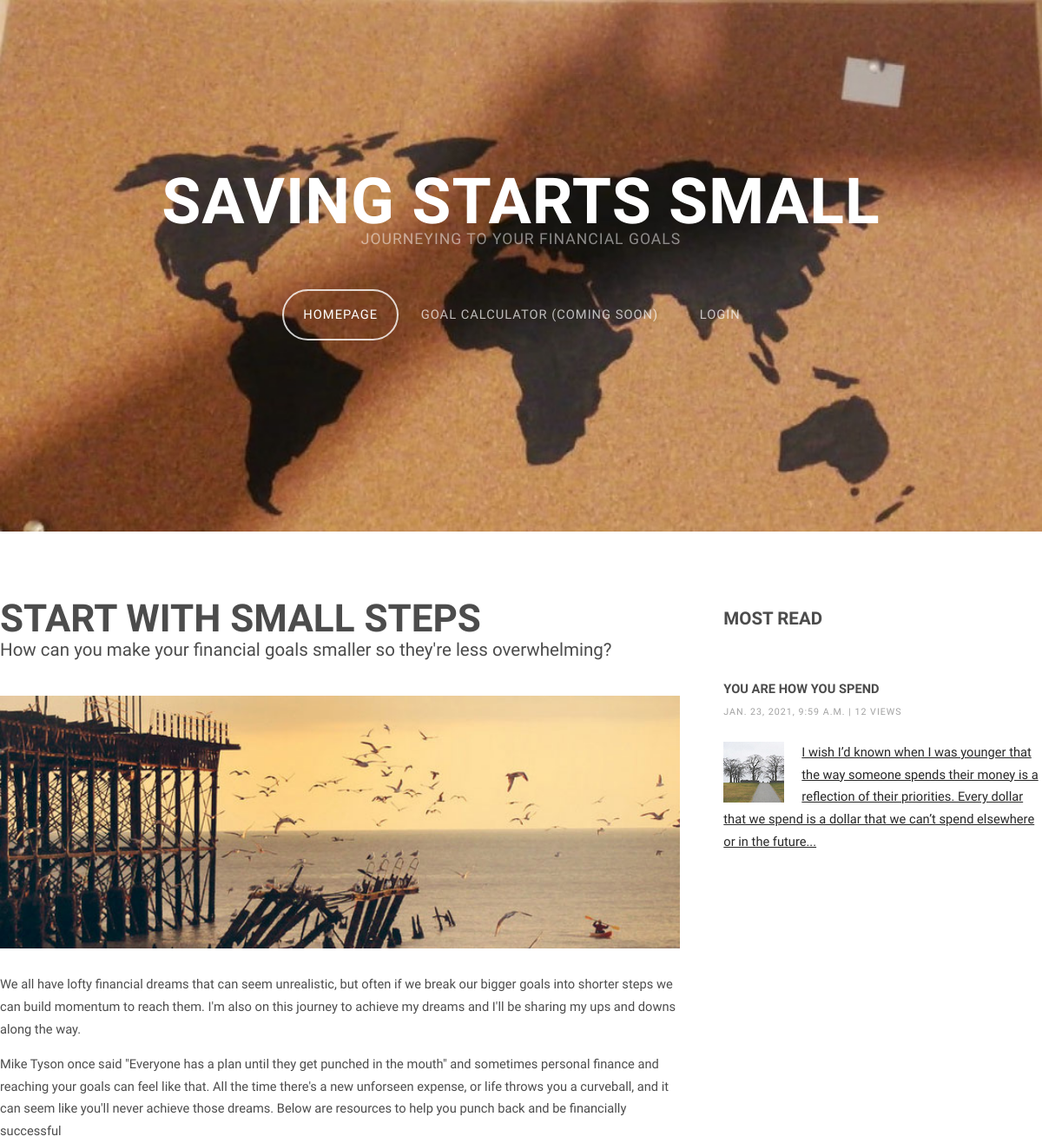
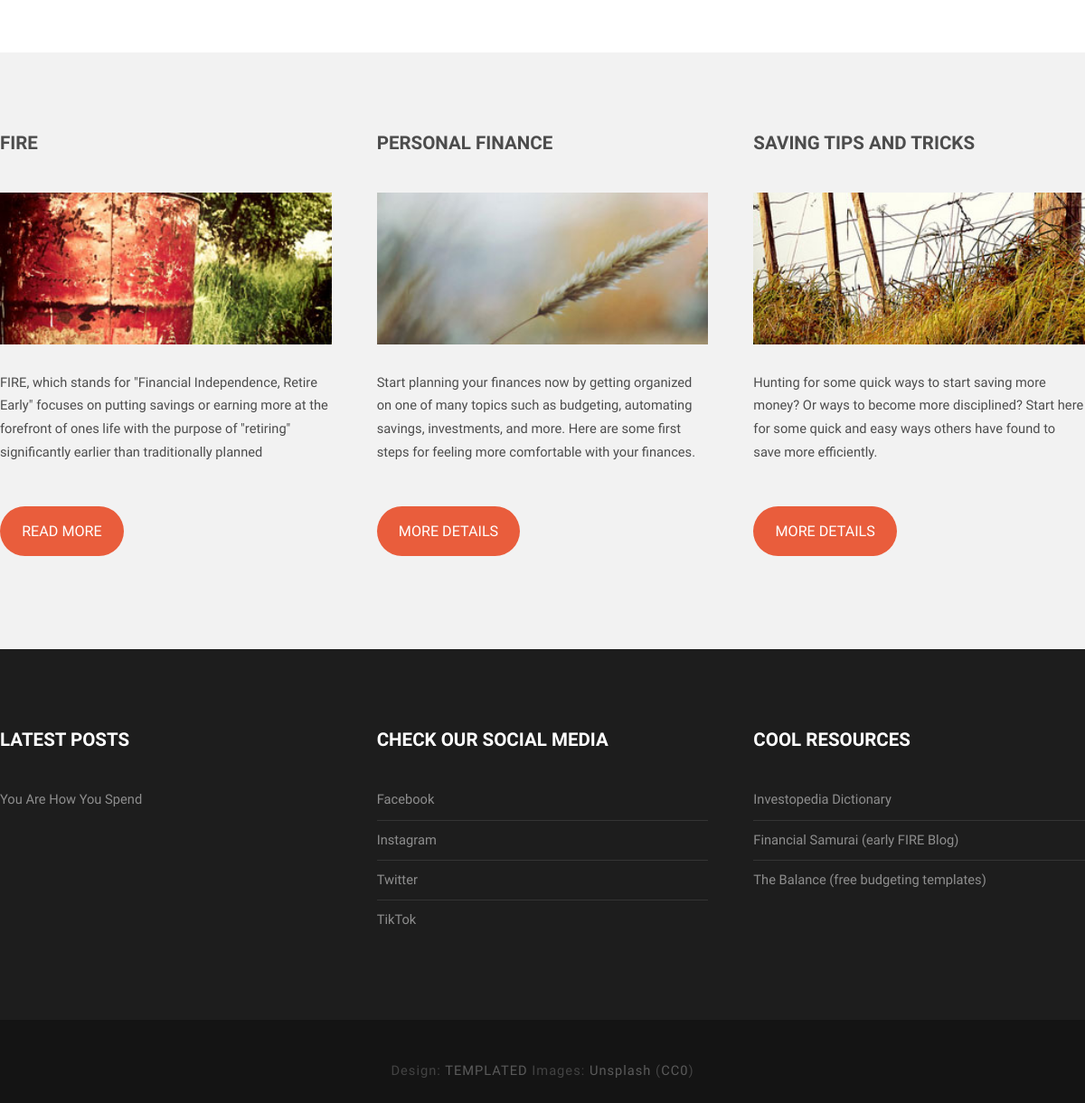
The page / on the database its author committed (2 pictures, top to bottom).
### lists/models.py (models this page shows, shortened)
class Post(models.Model):
    title = models.CharField(max_length=200)
    body = models.TextField()
    description = models.TextField()
    date = models.DateTimeField(default=datetime.now)
    authorID = models.ForeignKey(User, on_delete=models.CASCADE)
    category = models.ForeignKey(Category, default='', on_delete=models.CASCADE)
    tags = models.ManyToManyField(Tag)
    post_slug = models.SlugField(max_length=100, unique=True, default=uuid.uuid1)
    imageURL = models.URLField(max_length = 200, default='')
    blog_views=models.IntegerField(default=0)

### lists/views.py (the view)
# urls.py: path("", views.index, name ="index"),
def index(request):
    most_read_posts = Post.objects.order_by('blog_views')[:3]
    latest_posts = Post.objects.order_by('date')[:5]
    return render(request, "lists/index2.html", {
        "most_read_posts": most_read_posts,
        "latest_posts": latest_posts,
        })

### lists/templates/lists/index2.html (shortened to what this page needs)
{% load static %}
<!DOCTYPE HTML>
<html>
	<head>
		<link rel="stylesheet" href="{% static 'lists/lists/css/skel-noscript.css' %}" />
		<link rel="stylesheet" href="{% static 'lists/lists/css/style.css' %}" />
		<link rel="stylesheet" href="{% static 'lists/lists/css/style-desktop.css' %}" />
	</head>
	<body class="homepage">
		<div id="header">
			<div class="container">
				<div id="logo">
					<h1><a href="#"> Saving Starts Small </a></h1>
					<span>Journeying to Your Financial Goals</span>
				</div>
				<nav id="nav">
					<ul>
						<li class="active"><a href="{% url 'index' %}">Homepage</a></li>
						{% if user.is_authenticated %}
						<li><a href="#">My Goal Calculator (coming soon) </a></li>
						<li><a href="{% url 'logout' %}">Logout</a></li>
						{% else %}
						<li><a href="#">Goal Calculator (coming soon)</a></li>
						<li><a href="{% url 'login' %}">login</a></li>
						{% endif %}
					</ul>
				</nav>
			</div>
		</div>
		<div id="main">
			<div class="container">
				<div class="row">
					<div id="content" class="8u skel-cell-important">
						<section>
							<header>
								<h2>Start with Small Steps</h2>
								<span class="byline">How can you make your financial goals smaller so they're less overwhelming?</span>
							</header>
							<a href="#" class="image full"><img src="{% static 'lists/lists/images/pic07.jpg' %}" alt="" /></a>
							<p>We all have lofty financial dreams that can seem unrealistic, but often if we break our bigger goals into shorter steps we can build momentum to reach them.  I'm also on this journey to achieve my dreams and I'll be sharing my ups and downs along the way.</p>
							<p>Mike Tyson once said "Everyone has a plan until they get punched in the mouth" and sometimes personal finance and reaching your goals can feel like that.  All the time there's a new unforseen expense, or life throws you a curveball, and it can seem like you'll never achieve those dreams.  Below are resources to help you punch back and be financially successful</p>
						</section>
					</div>
					<div id="sidebar" class="4u">
						<section>
							<header>
								<h2>Most Read</h2>
							</header>
							<ul class="style">
								{% for i in most_read_posts %}
								<li>
									<h6>{{i.title}}</h6>
									<p class="posted">{{i.date}} |  {{i.blog_views}} views</p>
									<img src="{% static 'lists/lists/images/pic04.jpg' %}" alt="" />
									<a href="{% url 'post' post_slug=i.post_slug %}"><p class="text">{{i.description}}</p></a>
								</li>
								{% endfor %}
							</ul>
						</section>
					</div>
				</div>
			</div>
		</div>
		<div id="featured">
			<div class="container">
				<div class="row">
					<div class="4u">
						<h2>FIRE</h2>
						<a href="#" class="image full"><img src="{% static 'lists/lists/images/pic01.jpg' %}" alt="" /></a>
						<p>FIRE, which stands for "Financial Independence, Retire Early" focuses on putting savings or earning more at the forefront of ones life with the purpose of "retiring" significantly earlier than traditionally planned</p>
						<p><a href="{% url 'category' 'FIRE' %}" class="button">Read More</a></p>
					</div>
					<div class="4u">
						<h2>Personal Finance</h2>
						<a href="#" class="image full"><img src="{% static 'lists/lists/images/pic02.jpg' %}" alt="" /></a>
						<p>Start planning your finances now by getting organized on one of many topics such as budgeting, automating savings, investments, and more.  Here are some first steps for feeling more comfortable with your finances.</p>
						<p><a href="{% url 'category' 'FinancialPlanning' %}" class="button">More Details</a></p>
					</div>
					<div class="4u">
						<h2>Saving Tips and Tricks</h2>
						<a href="#" class="image full"><img src="{% static 'lists/lists/images/pic03.jpg' %}" alt="" /></a>
						<p>Hunting for some quick ways to start saving more money? Or ways to become more disciplined?  Start here for some quick and easy ways others have found to save more efficiently.</p>
						<p><a href="{% url 'category' 'SavingAndSpending' %}" class="button">More Details</a></p>
					</div>
				</div>
			</div>
		</div>
		<div id="footer">
			<div class="container">
				<div class="row">
					<div class="4u">
						<section>
							<h2>Latest Posts</h2>
							<ul class="default">
								{% for i in latest_posts %}
								<li><a href="{% url 'post' post_slug=i.post_slug %}">{{i.title}}</a></li>
								{% endfor %}
							</ul>
						</section>
					</div>
					<div class="4u">
						<section>
							<h2>Check our Social Media</h2>
							<ul class="default">
								<li><a href="#">Facebook</a></li>
								<li><a href="#">Instagram</a></li>
								<li><a href="#">Twitter</a></li>
								<li><a href="#">TikTok</a></li>
							</ul>
						</section>
					</div>
					<div class="4u">
						<section>
							<h2>Cool Resources</h2>
							<ul class="default">
								<li><a href="https://www.investopedia.com/financial-term-dictionary-4769738">Investopedia Dictionary</a></li>
								<li><a href="https://www.financialsamurai.com/about/">Financial Samurai (early FIRE Blog)</a></li>
								<li><a href="https://www.thebalance.com/free-budget-spreadsheet-sources-1294285">The Balance (free budgeting templates)</a></li>
							</ul>
						</section>
					</div>
				</div>
			</div>
		</div>
		<div id="copyright">
			<div class="container">
				Design: <a href="http://templated.co">TEMPLATED</a> Images: <a href="http://unsplash.com">Unsplash</a> (<a href="http://unsplash.com/cc0">CC0</a>)
			</div>
		</div>
	</body>
</html>

### lists/static/lists/lists/css/skel-noscript.css (style rules this page uses)
html,body,div,span,applet,object,iframe,h1,h2,h3,h4,h5,h6,p,blockquote,pre,a,abbr,acronym,address,big,cite,code,del,dfn,em,img,ins,kbd,q,s,samp,small,strike,strong,sub,sup,tt,var,b,u,i,center,dl,dt,dd,ol,ul,li,fieldset,form,label,legend,table,caption,tbody,tfoot,thead,tr,th,td,article,aside,canvas,details,embed,figure,figcaption,footer,header,hgroup,menu,nav,output,ruby,section,summary,time,mark,audio,video { margin:0;padding:0;border:0;font-size:100%;font:inherit;vertical-align:baseline; }
article,aside,details,figcaption,figure,footer,header,hgroup,menu,nav,section { display:block; }
body { line-height:1; }
ol,ul { list-style:none; }
body { -webkit-text-size-adjust:none }
*, *:before, *:after { -moz-box-sizing: border-box; -webkit-box-sizing: border-box; -o-box-sizing: border-box; -ms-box-sizing: border-box; box-sizing: border-box; }
body { min-width: 1200px; }
.container { width: 1200px; margin-left: auto; margin-right: auto; }
.\38 u { width: 66.6666666667% }
.\34 u { width: 33.3333333333% }
.row > * { padding: 50px 0 0 50px; float: left; -moz-box-sizing: border-box; -webkit-box-sizing: border-box; -o-box-sizing: border-box; -ms-box-sizing: border-box; box-sizing: border-box; }
.row { margin-left: -50px; }
.row:after { content: ''; display: block; clear: both; height: 0; }
.row:first-child > * { padding-top: 0; }
.row > * { padding-top: 0; }

### lists/static/lists/lists/css/style.css (style rules this page uses)
body { background: #141414; }
body,input,textarea,select { font-family: 'Arimo', sans-serif; font-size: 11pt; line-height: 1.75em; color: #4c4c4c; }
h1,h2,h3,h4,h5,h6 { text-transform: uppercase; font-weight: bold; }
h1 a, h2 a, h3 a, h4 a, h5 a, h6 a { color: inherit; text-decoration: none; }
a { text-decoration: underline; color: #272727; }
p, ul, ol, dl, table { margin-bottom: 1em; }
header { margin-bottom: 1em; }
header .byline { display: block; margin: 0.5em 0 0 0; padding: 0 0 0.5em 0; }
section, article { margin-bottom: 3em; }
section > :last-child, article > :last-child { margin-bottom: 0; }
section:last-child, article:last-child { margin-bottom: 0; }
.image { display: inline-block; }
.image img { display: block; width: 100%; }
.image.full { display: block; width: 100%; margin: 0 0 2em 0; }
ul.default { margin: 0; padding: 0; list-style: none; }
ul.default li { padding: 0.60em 0em; border-top: 1px solid; border-color: rgba(255,255,255,.1); }
ul.default li:first-child { padding-top: 0; border-top: none; }
ul.default a { text-decoration: none; color: rgba(255,255,255,.5); }
ul.style li { margin: 0; padding: 2em 0em 1.5em 0em; border-top: 1px solid #ECECEC; }
ul.style li:first-child { padding-top: 0; border-top: none; }
ul.style img { float: left; margin-right: 20px; }
ul.style .posted { padding: 0em 0em 1em 0em; letter-spacing: 1px; text-transform: uppercase; font-size: 8pt; color: #A2A2A2; }
.button { position: relative; display: inline-block; margin-top: 2em; padding: 0.90em 1.5em; background: #e95d3c; border-radius: 40px; text-decoration: none; text-transform: uppercase; font-size: 1.1em; color: #FFF; -moz-transition: color 0.35s ease-in-out, background-color 0.35s ease-in-out; -webkit-transition: color 0.35s ease-in-out, background-color 0.35s ease-in-out; -o-transition: color 0.35s ease-in-out, background-color 0.35s ease-in-out; -ms-transition: color 0.35s ease-in-out, background-color 0.35s ease-in-out; transition: color 0.35s ease-in-out, background-color 0.35s ease-in-out; cursor: pointer; }
#header { position: relative; background: #2a2f27 url(../images/MelaWorld.jpg) no-repeat; background-size: cover; }
#nav ul { margin: 0; }
#main { position: relative; background: #fff; }
#featured { position: relative; background: #f2f2f2; }
#featured h2 { display: block; margin-bottom: 2em; font-size: 1.4em; }
#footer { position: relative; background: #1d1d1d; }
#footer h2 { display: block; color: #FFF; }
#copyright { position: relative; padding: 3em 0em; letter-spacing: 1px; text-align: center; color: rgba(255,255,255,.2); }
#copyright a { text-decoration: none; color: rgba(255,255,255,.3); }

### lists/static/lists/lists/css/style-1000px.css (style rules this page uses)
body,input,textarea,select { font-size: 10.5pt; }

### rows shown on the page
Post: title "YOU ARE HOW YOU SPEND", date "JAN. 23, 2021, 9:59 A.M.", blog_views "12", description "I wish I’d known when I was younger that the way someone spends their money is a reflection of their priorities. Every dollar that we spend is a dollar that we can’t spend elsewhere or in the future...", title "You Are How You Spend"
